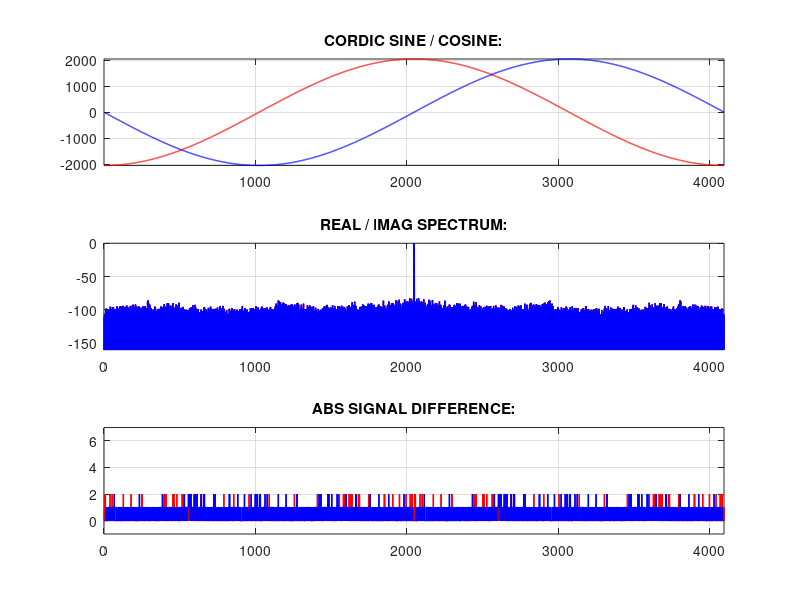

This chart was generated by the following MATLAB code:
clear all; close all;
clc

n = 12;				    % number of iterations
N = 14;

theta = 0;					% initial angle

%NOUT = 16;
%NPHI = 10;
%Angle(:,1) = round(atan(2.^(-(0:(NOUT-1)))) .* (2^(NPHI-0)/pi));
%
%Angle_Int = int32(Angle);
%Angle_Hex = dec2hex(Angle_Int);
%disp(Angle_Hex);

% Run CORDIC algorith in rotation mode
function [x_out, y_out, angle] = cordic(theta, n, N)
	z = theta*8;
	rot = 0;   % Indicates if a rotation occured. 0: no rotation 1: rotation by -pi 2: rotation by +pi

	if (z > 2^(N-0)/2) && (z <= 2^(N-0))
		z = z - 2^(N-0);
		rot = 1;
	end
	if (z < -2^(N-0)/2) && (z >= -2^(N-0))
		z = z + 2^(N-0);
		rot = 1;
	end


	% Set x to 1 and y to 0
	x = 2^(n-1);
	y = 0;
  
  
	for w = 0:n
    % z

    if z < 0 
      x_next = x + round(y * 2^-w);
      y_next = y - round(x * 2^-w);
      z = z + round((2^(N)*atan(2^-w)/pi));
		else
		  x_next = x - round(y * 2^-w);
		  y_next = y + round(x * 2^-w);
      z = z - round((2^(N)*atan(2^-w)/pi));
		end
		x = x_next;
		y = y_next;
	end
  
	if rot == 0
		x_out = x;
		y_out = y;
	else
		x_out = -x;
		y_out = -y;
		
	end
  
  x_out = round(x_out / 1.6467);
  y_out = round(y_out / 1.6467);
  
  angle = z;
end


for w = 0:n
  Zz(w+1,1) = (2^(N-3)*atan(2^-w)/pi);	 
end

for w = 0:n
  Zx(w+1,1) = round((2^(N) * atan(2^-w)/pi));	 
end
Angle_Int = int32(Zx);
Angle_Hex2 = dec2hex(Angle_Int);


q = 1;
%for theta = -pi : pi/2^(N-3) :pi-pi/2^(N-3)
for theta = -2^(N-3) : 1 : 2^(N-3)-1
	[x_out(q), y_out(q), angle(q)] = cordic(theta, n, N);
	q = q + 1;
end

th(:, 1) = (0 : 2^(N-2)-1);
Id_sin(:,1) = round(2^(n-1) * sin(th(:,1) .* (2*pi) ./ (2^N/4) ) );
Id_cos(:,1) = round(2^(n-1) * cos(th(:,1) .* (2*pi) ./ (2^N/4) ) );

Id_cmps = abs(Id_sin + y_out');
Id_cmpc = abs(Id_cos + x_out');


%x_new = x_out + 1/2^(n) * randn(size(x_out));
%y_new = y_out + 1/2^(n) * randn(size(y_out));
X_new = x_out;
Y_new = y_out;
max(Y_new)
%Win = blackmanharris(length(x_out));
%Win = kaiser(length(x_out), 9); 
%Dat_X = filter2(Win, y_out);
%Dat_Y = filter2(Win, x_out);
Dat_X = X_new + 1/(2^(n)) * randn(size(y_out));
Dat_Y = Y_new + 1/(2^(n)) * randn(size(y_out));

Spec_Re = fft(Dat_X, length(Dat_X)); 
Spec_Im = fft(Dat_Y, length(Dat_X));
Spec_Re = Spec_Re .* conj(Spec_Re);
Spec_Im = Spec_Im .* conj(Spec_Im);

Spec_Re = fftshift(Spec_Re); 
Spec_Im = fftshift(Spec_Im);

Spec_Re = Spec_Re / max(Spec_Re);
Spec_Im = Spec_Im / max(Spec_Im);

Slog_Re = 10*log10(Spec_Re);
Slog_Im = 10*log10(Spec_Im);

figure(1) % Plot loaded data in Freq Domain
  subplot(3,1,1)
  plot(X_new, '-', 'LineWidth', 1, 'Color',[1 0 0])
  grid on; hold on; axis tight; 
  plot(Y_new, '-', 'LineWidth', 1, 'Color',[0 0 1])
  grid on; hold on; axis tight; 
  title(['CORDIC SINE / COSINE:'])

  subplot(3,1,2)
  plot(Slog_Re, '-', 'LineWidth', 1, 'Color',[1 0 0])
  grid on; hold on; axis ([0, length(Slog_Re), -160, 0]); 
  plot(Slog_Im, '-', 'LineWidth', 1, 'Color',[0 0 1])
  grid on; hold on; axis ([0, length(Slog_Re), -160, 0]);
  title(['REAL / IMAG SPECTRUM:'])
  
  subplot(3,1,3)
  plot(Id_cmps, '-', 'LineWidth', 1, 'Color',[1 0 0])
  grid on; hold on; axis ([0, length(Id_cmps), -1, 7]); 
  plot(Id_cmpc, '-', 'LineWidth', 1, 'Color',[0 0 1])
  grid on; hold on; axis ([0, length(Id_cmps), -1, 7]);  
  title(['ABS SIGNAL DIFFERENCE:'])